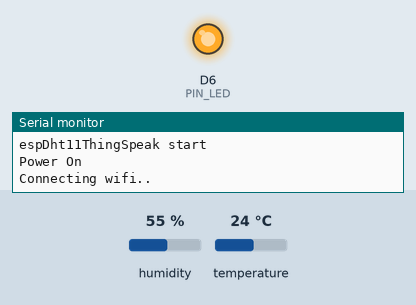
This sketch was run on a simulated ESP8266 (NodeMCU). Parts: output pins drawn as LEDs (lit = HIGH), the last lines printed to the serial monitor. Wiring (inferred from the names in the program): DHT11 sensor: data D5. The test bench sets the inputs (shaded band); at power-on: humidity 55 %, temperature 24 °C. WiFi joins after 1.5 s; servers stay silent unless stated. At 1.8 s the program puts the board to deep sleep or switches it off; the recording ends there.

Above: at 0.1 s.
At 1.65 s:
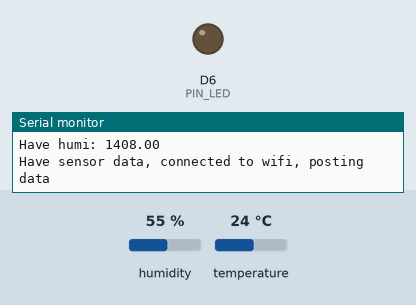
Timing chart, 0 to 1.8 s (numbered marks = the images above):
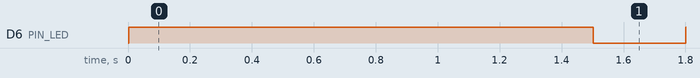

The sketch:

espDht11ThingSpeak.ino
```cpp
/*
 * Wiring:
 *
 *  VCC - 3.3V
 *  GND
 *
 *  DHT module out pin -> D5
 *
 *  Jumper D0 -> Reset Pin
 */

#include <ESP8266WiFi.h>
#include <ESP8266WebServer.h>
#include "DHT.h"
#include "ThingSpeak.h"

#define PIN_LED D6

#define DHTPIN D5
#define DHTTYPE DHT22   // DHT 22  (AM2302), AM2321

#define READING_INTERVAL 10*60 // seconds

static ESP8266WebServer server(80);
static WiFiClient client;

DHT dht(DHTPIN, DHTTYPE);
float t = NAN;
float h = NAN;

unsigned long channelNumber = 0; // Configure this
const char * writeApiKey = ""; // Configure this

void debugWrite(String msg)
{
    Serial.println(msg);
}

void ledOn()
{
    digitalWrite(PIN_LED, LOW);
}

void ledOff()
{
    digitalWrite(PIN_LED, HIGH);
}

void handleRoot()
{
  String page = "Temp:";
  page += t;
  page += "\r\n";
  page += millis();

  server.send(200, "text/plain", page);
}

void sleep()
{
  debugWrite("Sleeping");
  ESP.deepSleep(READING_INTERVAL * 1000 * 1000, WAKE_RF_DEFAULT);

  delay(500);
}

void setup()
{
  Serial.begin(115200);
  Serial.println();
  Serial.println();
  Serial.println("espDht11ThingSpeak start");
  Serial.println(ESP.getResetInfo());
  pinMode(PIN_LED, OUTPUT);
  ledOn();

  debugWrite("Connecting wifi..");
  WiFi.begin("myap", "password");

  server.on("/", handleRoot);

  server.begin();
  dht.begin();

  ThingSpeak.begin(client);

  ledOff();
}

bool sendData()
{
  debugWrite("Have sensor data, connected to wifi, posting data");
  ledOn();

  ThingSpeak.setField(1, t);
  ThingSpeak.setField(2, (long)millis());
  ThingSpeak.setField(3, h);
  int stat = ThingSpeak.writeFields(channelNumber, writeApiKey);

  ledOff();
  if (stat == 200)
    return true;

  debugWrite("Send failed " + String(stat));
  return false;
}

void loop()
{
  server.handleClient();

  if (isnan(t)) {
    t = dht.readTemperature();
    debugWrite("Have temp: " + String(t));
  }

  if (isnan(h)) {
    h = dht.readHumidity();
    debugWrite("Have humi: " + String(h));
  }

  if (WiFi.status() == WL_CONNECTED && !isnan(t) && !isnan(h)) {
    if (sendData()) {
      sleep();
    }
  }

  if (millis() > 10000) {
    debugWrite("Failure after 10s");
    if (WiFi.status() != WL_CONNECTED) debugWrite("Wifi not connected");
    if (isnan(t)) debugWrite("No temperature reading");

    sleep();
  }
}
```

Measured:
- by itself, D6 (PIN_LED): HIGH → LOW at 1.5 s, → HIGH 0.30 s later
